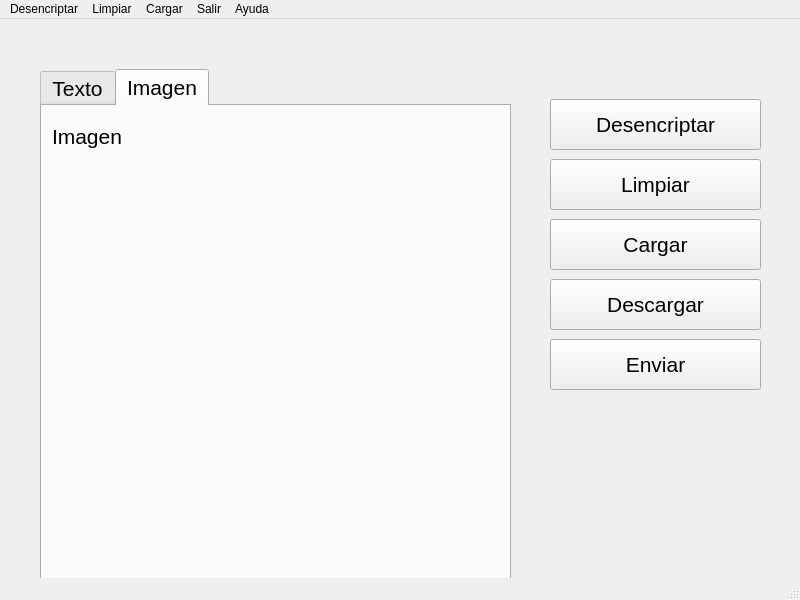
<?xml version="1.0" encoding="UTF-8"?>
<ui version="4.0">
 <class>FrmEncriptar</class>
 <widget class="QMainWindow" name="FrmEncriptar">
  <property name="geometry">
   <rect>
    <x>0</x>
    <y>0</y>
    <width>800</width>
    <height>600</height>
   </rect>
  </property>
  <property name="minimumSize">
   <size>
    <width>800</width>
    <height>600</height>
   </size>
  </property>
  <property name="maximumSize">
   <size>
    <width>800</width>
    <height>600</height>
   </size>
  </property>
  <property name="windowTitle">
   <string>Desencriptar archivo o mensaje</string>
  </property>
  <widget class="QWidget" name="centralwidget">
   <widget class="QPushButton" name="btnDesencriptar">
    <property name="geometry">
     <rect>
      <x>550</x>
      <y>80</y>
      <width>211</width>
      <height>51</height>
     </rect>
    </property>
    <property name="font">
     <font>
      <pointsize>16</pointsize>
     </font>
    </property>
    <property name="text">
     <string>Desencriptar</string>
    </property>
    <property name="icon">
     <iconset>
      <normaloff>encriptar.png</normaloff>encriptar.png</iconset>
    </property>
    <property name="iconSize">
     <size>
      <width>32</width>
      <height>32</height>
     </size>
    </property>
   </widget>
   <widget class="QPushButton" name="btnLimpiar">
    <property name="geometry">
     <rect>
      <x>550</x>
      <y>140</y>
      <width>211</width>
      <height>51</height>
     </rect>
    </property>
    <property name="font">
     <font>
      <pointsize>16</pointsize>
     </font>
    </property>
    <property name="text">
     <string>Limpiar</string>
    </property>
    <property name="icon">
     <iconset>
      <normaloff>clean.png</normaloff>clean.png</iconset>
    </property>
    <property name="iconSize">
     <size>
      <width>32</width>
      <height>32</height>
     </size>
    </property>
   </widget>
   <widget class="QPushButton" name="btnCargar">
    <property name="geometry">
     <rect>
      <x>550</x>
      <y>200</y>
      <width>211</width>
      <height>51</height>
     </rect>
    </property>
    <property name="font">
     <font>
      <pointsize>16</pointsize>
     </font>
    </property>
    <property name="text">
     <string>Cargar</string>
    </property>
    <property name="icon">
     <iconset>
      <normaloff>upload.png</normaloff>upload.png</iconset>
    </property>
    <property name="iconSize">
     <size>
      <width>32</width>
      <height>32</height>
     </size>
    </property>
   </widget>
   <widget class="QTabWidget" name="tabWidget">
    <property name="geometry">
     <rect>
      <x>40</x>
      <y>50</y>
      <width>471</width>
      <height>511</height>
     </rect>
    </property>
    <property name="font">
     <font>
      <pointsize>16</pointsize>
     </font>
    </property>
    <property name="currentIndex">
     <number>1</number>
    </property>
    <widget class="QWidget" name="Texto">
     <attribute name="icon">
      <iconset>
       <normaloff>../../../../.designer/backup/text.png</normaloff>../../../../.designer/backup/text.png</iconset>
     </attribute>
     <attribute name="title">
      <string>Texto</string>
     </attribute>
     <widget class="QLabel" name="lblMensaje">
      <property name="geometry">
       <rect>
        <x>10</x>
        <y>0</y>
        <width>451</width>
        <height>41</height>
       </rect>
      </property>
      <property name="font">
       <font>
        <pointsize>16</pointsize>
       </font>
      </property>
      <property name="text">
       <string>Mensaje encriptado</string>
      </property>
     </widget>
     <widget class="QLabel" name="lblMensaje_3">
      <property name="geometry">
       <rect>
        <x>10</x>
        <y>240</y>
        <width>451</width>
        <height>41</height>
       </rect>
      </property>
      <property name="font">
       <font>
        <pointsize>16</pointsize>
       </font>
      </property>
      <property name="text">
       <string>Mensaje desencriptado</string>
      </property>
     </widget>
     <widget class="QLabel" name="lblMensajeEncriptado">
      <property name="geometry">
       <rect>
        <x>0</x>
        <y>40</y>
        <width>451</width>
        <height>181</height>
       </rect>
      </property>
      <property name="font">
       <font>
        <pointsize>14</pointsize>
       </font>
      </property>
      <property name="layoutDirection">
       <enum>Qt::LeftToRight</enum>
      </property>
      <property name="text">
       <string/>
      </property>
      <property name="textFormat">
       <enum>Qt::PlainText</enum>
      </property>
      <property name="scaledContents">
       <bool>false</bool>
      </property>
      <property name="wordWrap">
       <bool>true</bool>
      </property>
     </widget>
     <widget class="QLabel" name="lblMensajeDesencriptado">
      <property name="geometry">
       <rect>
        <x>0</x>
        <y>280</y>
        <width>451</width>
        <height>181</height>
       </rect>
      </property>
      <property name="font">
       <font>
        <pointsize>14</pointsize>
       </font>
      </property>
      <property name="layoutDirection">
       <enum>Qt::LeftToRight</enum>
      </property>
      <property name="text">
       <string/>
      </property>
      <property name="textFormat">
       <enum>Qt::PlainText</enum>
      </property>
      <property name="scaledContents">
       <bool>false</bool>
      </property>
      <property name="wordWrap">
       <bool>true</bool>
      </property>
     </widget>
    </widget>
    <widget class="QWidget" name="Imagen">
     <attribute name="icon">
      <iconset>
       <normaloff>../../../../.designer/backup/picture.png</normaloff>../../../../.designer/backup/picture.png</iconset>
     </attribute>
     <attribute name="title">
      <string>Imagen</string>
     </attribute>
     <widget class="QLabel" name="label">
      <property name="geometry">
       <rect>
        <x>10</x>
        <y>60</y>
        <width>431</width>
        <height>281</height>
       </rect>
      </property>
      <property name="text">
       <string/>
      </property>
      <property name="pixmap">
       <pixmap>../../../../.designer/backup/picture.jpg</pixmap>
      </property>
      <property name="scaledContents">
       <bool>true</bool>
      </property>
      <property name="wordWrap">
       <bool>true</bool>
      </property>
     </widget>
     <widget class="QLabel" name="lblMensaje_2">
      <property name="geometry">
       <rect>
        <x>10</x>
        <y>10</y>
        <width>451</width>
        <height>41</height>
       </rect>
      </property>
      <property name="font">
       <font>
        <pointsize>16</pointsize>
       </font>
      </property>
      <property name="text">
       <string>Imagen</string>
      </property>
     </widget>
    </widget>
   </widget>
   <widget class="QPushButton" name="btnDescargar">
    <property name="geometry">
     <rect>
      <x>550</x>
      <y>260</y>
      <width>211</width>
      <height>51</height>
     </rect>
    </property>
    <property name="font">
     <font>
      <pointsize>16</pointsize>
     </font>
    </property>
    <property name="text">
     <string>Descargar</string>
    </property>
    <property name="icon">
     <iconset>
      <normaloff>download.png</normaloff>download.png</iconset>
    </property>
    <property name="iconSize">
     <size>
      <width>32</width>
      <height>32</height>
     </size>
    </property>
   </widget>
   <widget class="QPushButton" name="btnEnviar">
    <property name="geometry">
     <rect>
      <x>550</x>
      <y>320</y>
      <width>211</width>
      <height>51</height>
     </rect>
    </property>
    <property name="font">
     <font>
      <pointsize>16</pointsize>
     </font>
    </property>
    <property name="text">
     <string>Enviar</string>
    </property>
    <property name="icon">
     <iconset>
      <normaloff>send.png</normaloff>send.png</iconset>
    </property>
    <property name="iconSize">
     <size>
      <width>32</width>
      <height>32</height>
     </size>
    </property>
   </widget>
  </widget>
  <widget class="QMenuBar" name="menubar">
   <property name="geometry">
    <rect>
     <x>0</x>
     <y>0</y>
     <width>800</width>
     <height>21</height>
    </rect>
   </property>
   <widget class="QMenu" name="menuDesencriptar">
    <property name="title">
     <string>Desencriptar</string>
    </property>
   </widget>
   <widget class="QMenu" name="menuLimpiar">
    <property name="title">
     <string>Limpiar</string>
    </property>
   </widget>
   <widget class="QMenu" name="menuCargar">
    <property name="title">
     <string>Cargar</string>
    </property>
   </widget>
   <widget class="QMenu" name="menuSalir">
    <property name="title">
     <string>Salir</string>
    </property>
   </widget>
   <widget class="QMenu" name="menuAyuda">
    <property name="title">
     <string>Ayuda</string>
    </property>
   </widget>
   <addaction name="menuDesencriptar"/>
   <addaction name="menuLimpiar"/>
   <addaction name="menuCargar"/>
   <addaction name="menuSalir"/>
   <addaction name="menuAyuda"/>
  </widget>
  <widget class="QStatusBar" name="statusbar"/>
 </widget>
 <resources/>
 <connections/>
</ui>
